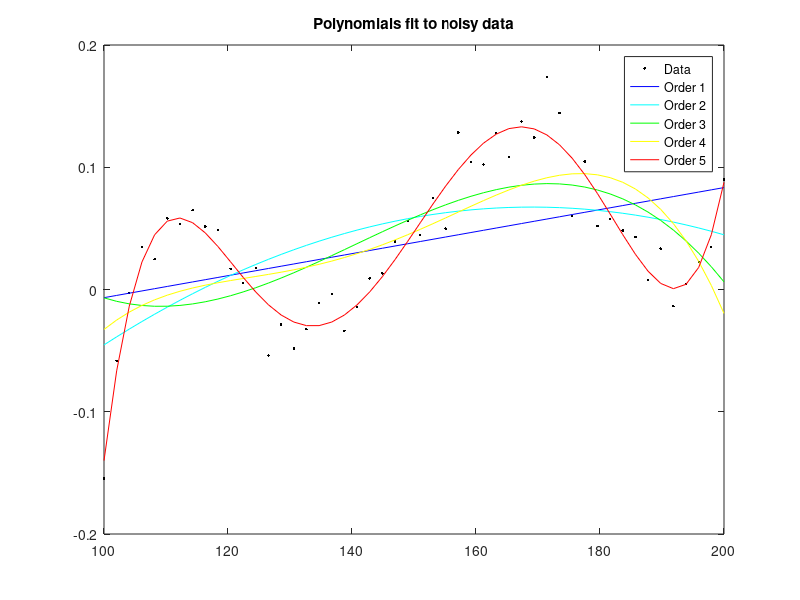

This chart was generated by the following MATLAB code:
%homework3_2.m
%4. Fitting polynomials
load('randomData.mat');
p1=polyfit(x,y,1);
p2=polyfit(x,y,2);
p3=polyfit(x,y,3);
p4=polyfit(x,y,4);
p5=polyfit(x,y,5);
plot(x,y,'k.');
hold on
plot(x,polyval(p1,x),'b');
hold on
plot(x,polyval(p2,x),'c');
hold on
plot(x,polyval(p3,x),'g');
hold on
plot(x,polyval(p4,x),'y');
hold on
plot(x,polyval(p5,x),'r');
legend('Data','Order 1','Order 2','Order 3','Order 4','Order 5');
title('Polynomials fit to noisy data');